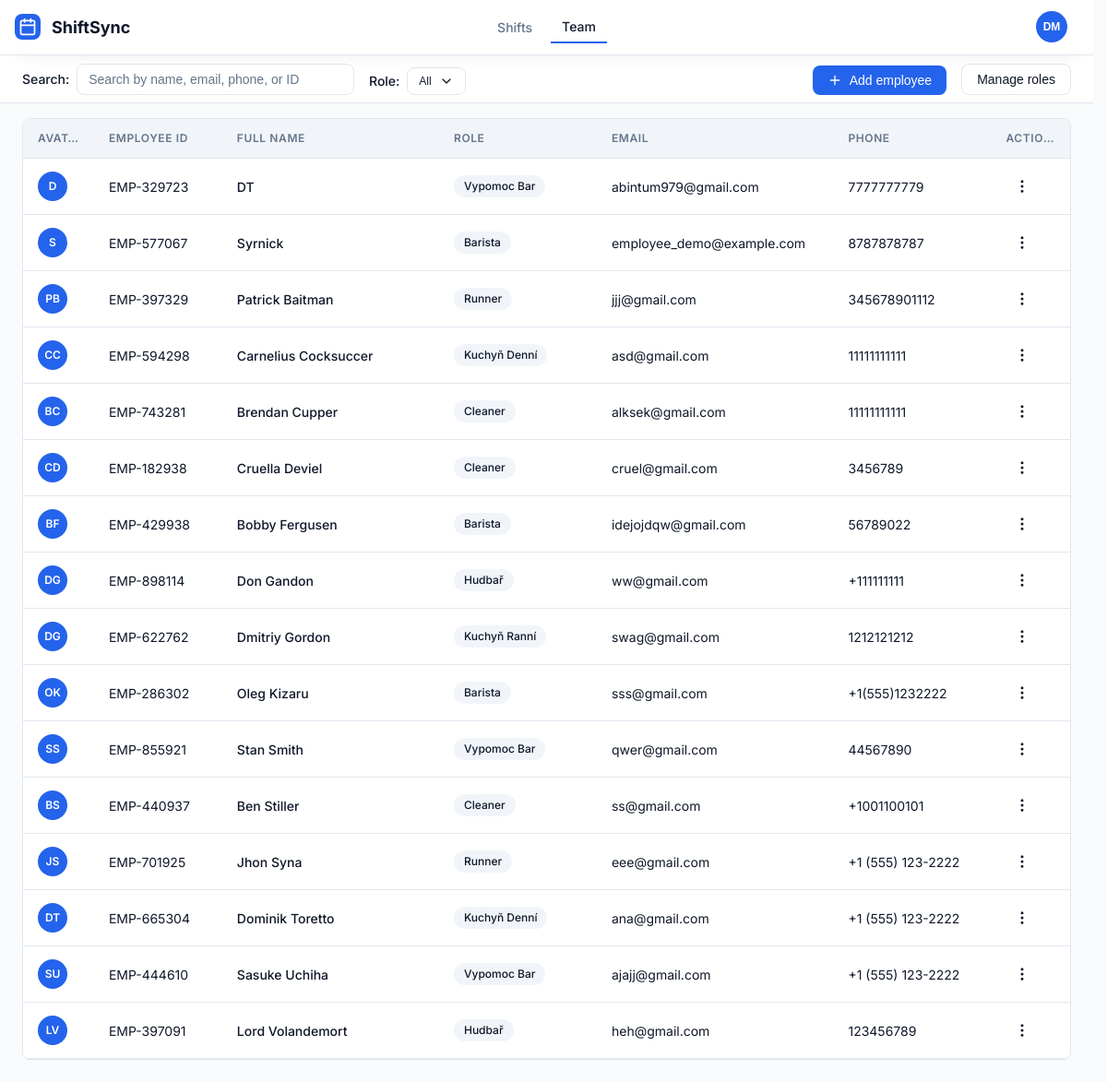
Screenshot of /manager/employees/ (signed in) with the database file from the repository.
### apps/accounts/models.py (models this page shows, shortened)
class User(AbstractUser):
    role = models.CharField(max_length=20, choices=UserRole.choices, default=UserRole.EMPLOYEE)
    employee_id = models.CharField(max_length=20, unique=True, default=generate_employee_id, editable=False)
    phone = models.CharField(max_length=50, blank=True)
    position = models.ForeignKey(
        "scheduling.Position",
        on_delete=models.SET_NULL,
        null=True,
        blank=True,
        related_name="employees",
    )
    @property
    def is_manager(self) -> bool:
        return self.role == UserRole.MANAGER

### apps/scheduling/models.py (models this page shows, shortened)
class Position(models.Model):
    name = models.CharField(max_length=100, unique=True)
    is_active = models.BooleanField(default=True)  # Soft deactivation

### apps/accounts/views.py (the view, shortened to what this page needs)
# urls.py: path("manager/employees/", views.manager_employees, name="manager_employees"),
@manager_required
@require_http_methods(["GET", "POST"])
def manager_employees(request: HttpRequest) -> HttpResponse:
    if request.method == "POST":
        form = CreateEmployeeForm(request.POST)
        if form.is_valid():
            employee = form.save(commit=False)
            temp_password = User.generate_temporary_password()
            employee.set_password(temp_password)
            employee.save()
            _store_one_time_credentials(request, employee, temp_password)
            messages.success(request, "Employee created.")
            return redirect("manager_employees")
        messages.error(request, "Please fix the errors and try again.")
    else:
        form = CreateEmployeeForm()
    q = (request.GET.get("q") or "").strip()
    position_id = (request.GET.get("position") or "").strip()
    creds = request.session.pop("one_time_credentials", None)
    employees = User.objects.filter(role=UserRole.EMPLOYEE).select_related("position").order_by("last_name", "first_name")
    if position_id:
        employees = employees.filter(position_id=position_id)
    positions = Position.objects.order_by("name")
    return render(
        request,
        "manager/manager-employees.html",
        {"employees": employees, "positions": positions, "form": form, "q": q, "position": position_id, "creds": creds},
    )

### apps/accounts/forms.py
class CreateEmployeeForm(EmployeeBaseForm):
    def save(self, commit=True) -> User:
        user: User = super().save(commit=False)
        user.role = UserRole.EMPLOYEE
        user.is_staff = False
        user.is_superuser = False
        if commit:
            user.save()
        return user

### apps/accounts/context_processors.py (called while the page is built)
def user_ui_context(request) -> dict[str, Any]:
    user = getattr(request, "user", None)
    if not user or not getattr(user, "is_authenticated", False):
        return {}
    display_name = user.get_full_name() or user.username
    initials = "".join([p[0] for p in display_name.split()[:2] if p]) or display_name[:1]
    is_manager = user.is_manager
    position = getattr(getattr(user, "position", None), "name", None)
    header_role = "Manager" if is_manager else (position or "Employee")
    return {
        "user_display_name": display_name,
        "user_initials": initials.upper(),
        "user_header_role": header_role,
    }

### apps/accounts/models.py (called while the page is built)
def generate_employee_id() -> str:
    return f"EMP-{secrets.randbelow(900000) + 100000}"

### templates/manager/manager-employees.html (shortened to what this page needs)
<!DOCTYPE html>
<html lang="en">
<head>
  {% include "partials/head.html" with page_title="ShiftSync - Employee Management" page_description="ShiftSync - Manage employees" %}
	</head>
	<body>
	  {% include "partials/header.html" with nav_active="manager_employees" %}
  <main class="main-content main-content-tight-top">
    <div class="card page-toolbar-card">
      <div class="filters-row" style="align-items: flex-end; justify-content: space-between; flex-wrap: nowrap;">
        <div class="filters-row" style="align-items: flex-end; flex-wrap: nowrap;">
        <div class="filter-group" style="flex: 1 1 840px; max-width: 840px; min-width: 360px;">
          <label class="form-label" for="employeeSearch">Search:</label>
          <input class="form-input" id="employeeSearch" placeholder="Search by name, email, phone, or ID" oninput="applyEmployeeFilters()" value="{{ q|default:'' }}">
        </div>
        <div class="filter-group">
          <label class="form-label" for="roleFilter">Role:</label>
          <div class="multiselect" id="roleFilterMulti">
            <button class="btn btn-outline btn-sm multiselect-trigger" type="button" onclick="toggleMulti('roleFilterMulti')" aria-haspopup="true" aria-expanded="false">
              <span id="roleFilterMultiLabel">All</span>
              {% include "partials/icons/chevron_down.html" with size=16 %}
            </button>
          </div>
        </div>
        </div>
        <div class="filters-row" style="align-items: flex-end; justify-content: flex-end; flex-wrap: nowrap;">
          <button class="btn btn-primary" type="button" onclick="openModal('addEmployeeModal')">
            {% include "partials/icons/plus.html" with size=16 %}
            Add employee
          </button>
          <button class="btn btn-outline" type="button" onclick="openModal('rolesModal')">Manage roles</button>
        </div>
      </div>
    </div>
    <div class="card mt-4">
      <div class="table-container">
        <table class="table table-fixed" aria-label="Employee list">
          <colgroup>
            <col style="width: 72px;">
            <col style="width: 130px;">
            <col style="width: 220px;">
            <col style="width: 160px;">
            <col style="width: 240px;">
            <col style="width: 160px;">
            <col style="width: 80px;">
          </colgroup>
          <thead>
            <tr>
              <th>Avatar</th>
              <th>Employee ID</th>
              <th>Full name</th>
              <th>Role</th>
              <th>Email</th>
              <th>Phone</th>
              <th style="width: 80px;">Actions</th>
            </tr>
          </thead>
          <tbody id="employeeTbody">
            {% for e in employees %}
              <tr class="employee-row" data-role="{{ e.position_id|default:'' }}" data-user-id="{{ e.id }}">
                <td>
                  {% with fi=e.first_name|slice:":1" li=e.last_name|slice:":1" %}
                    <div class="header-avatar" style="width: 2rem; height: 2rem;">
                      {% if fi or li %}
                        {{ fi }}{{ li }}
                      {% else %}
                        {{ e.username|slice:":2"|upper }}
                      {% endif %}
                    </div>
                  {% endwith %}
                </td>
                <td class="text-sm">{{ e.employee_id }}</td>
                <td class="font-medium">{{ e.get_full_name|default:e.username }}</td>
                <td>
                  {% if e.position %}
                    <span class="badge badge-default">{{ e.position.name }}</span>
                  {% else %}
                    <span class="text-sm text-muted">—</span>
                  {% endif %}
                </td>
                <td class="text-sm">{{ e.email }}</td>
                <td class="text-sm">{{ e.phone|default:"—" }}</td>
                <td class="table-actions-cell">
                  <div class="dropdown dropdown-fixed">
                    <button class="btn btn-ghost btn-icon" type="button" onclick="toggleDropdown(this)" aria-label="Row actions">
                      {% include "partials/icons/more_vertical.html" with size=18 %}
                    </button>
                  </div>
                </td>
              </tr>
            {% endfor %}
          </tbody>
        </table>
      </div>
    </div>
  </main>
</body>
</html>

### templates/partials/head.html (shortened to what this page needs)
{% load static %}
<link rel="stylesheet" href="{% static 'css/styles.css' %}?v={% now 'U' %}">

### templates/partials/header.html (shortened to what this page needs)
<header class="header">
  <div class="header-brand">
    <div class="header-logo" aria-hidden="true">
      {% include "partials/icons/calendar.html" %}
    </div>
    <span class="header-title">ShiftSync</span>
  </div>
  <nav class="header-nav" aria-label="Primary">
    {% if request.user.is_authenticated and request.user.is_manager %}
      <a href="{% if request.session.manager_shifts_last_url %}{{ request.session.manager_shifts_last_url }}{% else %}{% url 'manager_shifts' %}{% endif %}" class="nav-link{% if nav_active == 'manager_shifts' %} active{% endif %}">Shifts</a>
      <a href="{% url 'manager_employees' %}" class="nav-link{% if nav_active == 'manager_employees' %} active{% endif %}">Team</a>
    {% elif request.user.is_authenticated %}
      <a href="{% url 'employee_shifts' %}" class="nav-link{% if nav_active == 'employee_shifts' %} active{% endif %}">My Shifts</a>
      <a href="{% url 'employee_unavailability' %}" class="nav-link{% if nav_active == 'employee_unavailability' %} active{% endif %}">Availability</a>
    {% endif %}
  </nav>
  <div class="dropdown header-user">
    <button class="btn btn-ghost btn-sm header-user-trigger" type="button" onclick="toggleUserMenu(this)" aria-label="User menu">
      <div class="header-avatar" aria-label="User avatar">{{ user_initials|default:"U" }}</div>
    </button>
  </div>
</header>

### templates/partials/icons/calendar.html
<svg xmlns="http://www.w3.org/2000/svg" width="{{ size|default:20 }}" height="{{ size|default:20 }}" viewBox="0 0 24 24" fill="none" stroke="currentColor" stroke-width="2" stroke-linecap="round" stroke-linejoin="round">
  <rect width="18" height="18" x="3" y="4" rx="2" ry="2"/>
  <line x1="16" x2="16" y1="2" y2="6"/>
  <line x1="8" x2="8" y1="2" y2="6"/>
  <line x1="3" x2="21" y1="10" y2="10"/>
</svg>

### templates/partials/icons/chevron_down.html
<svg xmlns="http://www.w3.org/2000/svg" width="{{ size|default:16 }}" height="{{ size|default:16 }}" viewBox="0 0 24 24" fill="none" stroke="currentColor" stroke-width="2" stroke-linecap="round" stroke-linejoin="round" aria-hidden="true">
  <path d="m6 9 6 6 6-6"/>
</svg>

### templates/partials/icons/plus.html
<svg xmlns="http://www.w3.org/2000/svg" width="{{ size|default:16 }}" height="{{ size|default:16 }}" viewBox="0 0 24 24" fill="none" stroke="currentColor" stroke-width="2" stroke-linecap="round" stroke-linejoin="round" aria-hidden="true">
  <path d="M12 5v14"/>
  <path d="M5 12h14"/>
</svg>

### templates/partials/icons/more_vertical.html
<svg xmlns="http://www.w3.org/2000/svg" width="{{ size|default:18 }}" height="{{ size|default:18 }}" viewBox="0 0 24 24" fill="none" stroke="currentColor" stroke-width="2" stroke-linecap="round" stroke-linejoin="round" aria-hidden="true">
  <circle cx="12" cy="12" r="1"/>
  <circle cx="12" cy="5" r="1"/>
  <circle cx="12" cy="19" r="1"/>
</svg>

### templates/partials/scripts.html (shortened to what this page needs)
{% load static %}

### rows the page displays
User: e "D", employee_id "EMP-329723", get_full_name "DT", position.name "Vypomoc Bar", email "abintum979@gmail.com", phone "7777777779", {{ size|default:18 }} 18 (drawn)
User: e "S", employee_id "EMP-577067", get_full_name "Syrnick", position.name "Barista", email "employee_demo@example.com", phone "8787878787", {{ size|default:18 }} 18 (drawn)
User: e "P", e "B", employee_id "EMP-397329", get_full_name "Patrick Baitman", position.name "Runner", email "jjj@gmail.com", phone "345678901112", {{ size|default:18 }} 18 (drawn)
User: e "C", employee_id "EMP-594298", get_full_name "Carnelius Cocksuccer", position.name "Kuchyň Denní", email "asd@gmail.com", phone "11111111111", {{ size|default:18 }} 18 (drawn)
User: e "B", e "C", employee_id "EMP-743281", get_full_name "Brendan Cupper", position.name "Cleaner", email "alksek@gmail.com", phone "11111111111", {{ size|default:18 }} 18 (drawn)
User: e "C", e "D", employee_id "EMP-182938", get_full_name "Cruella Deviel", position.name "Cleaner", email "cruel@gmail.com", phone "3456789", {{ size|default:18 }} 18 (drawn)
User: e "B", e "F", employee_id "EMP-429938", get_full_name "Bobby Fergusen", position.name "Barista", email "idejojdqw@gmail.com", phone "56789022", {{ size|default:18 }} 18 (drawn)
User: e "D", e "G", employee_id "EMP-898114", get_full_name "Don Gandon", position.name "Hudbař", email "ww@gmail.com", phone "+111111111", {{ size|default:18 }} 18 (drawn)
User: e "D", e "G", employee_id "EMP-622762", get_full_name "Dmitriy Gordon", position.name "Kuchyň Ranní", email "swag@gmail.com", phone "1212121212", {{ size|default:18 }} 18 (drawn)
User: e "O", e "K", employee_id "EMP-286302", get_full_name "Oleg Kizaru", position.name "Barista", email "sss@gmail.com", phone "+1(555)1232222", {{ size|default:18 }} 18 (drawn)
User: e "S", employee_id "EMP-855921", get_full_name "Stan Smith", position.name "Vypomoc Bar", email "qwer@gmail.com", phone "44567890", {{ size|default:18 }} 18 (drawn)
User: e "B", e "S", employee_id "EMP-440937", get_full_name "Ben Stiller", position.name "Cleaner", email "ss@gmail.com", phone "+1001100101", {{ size|default:18 }} 18 (drawn)
User: e "J", e "S", employee_id "EMP-701925", get_full_name "Jhon Syna", position.name "Runner", email "eee@gmail.com", phone "+1 (555) 123-2222", {{ size|default:18 }} 18 (drawn)
User: e "D", e "T", employee_id "EMP-665304", get_full_name "Dominik Toretto", position.name "Kuchyň Denní", email "ana@gmail.com", phone "+1 (555) 123-2222", {{ size|default:18 }} 18 (drawn)
User: e "S", e "U", employee_id "EMP-444610", get_full_name "Sasuke Uchiha", position.name "Vypomoc Bar", email "ajajj@gmail.com", phone "+1 (555) 123-2222", {{ size|default:18 }} 18 (drawn)
User: e "L", e "V", employee_id "EMP-397091", get_full_name "Lord Volandemort", position.name "Hudbař", email "heh@gmail.com", phone "123456789", {{ size|default:18 }} 18 (drawn)

### other values shown
{{ user_initials|default:"U" }} "DM"
